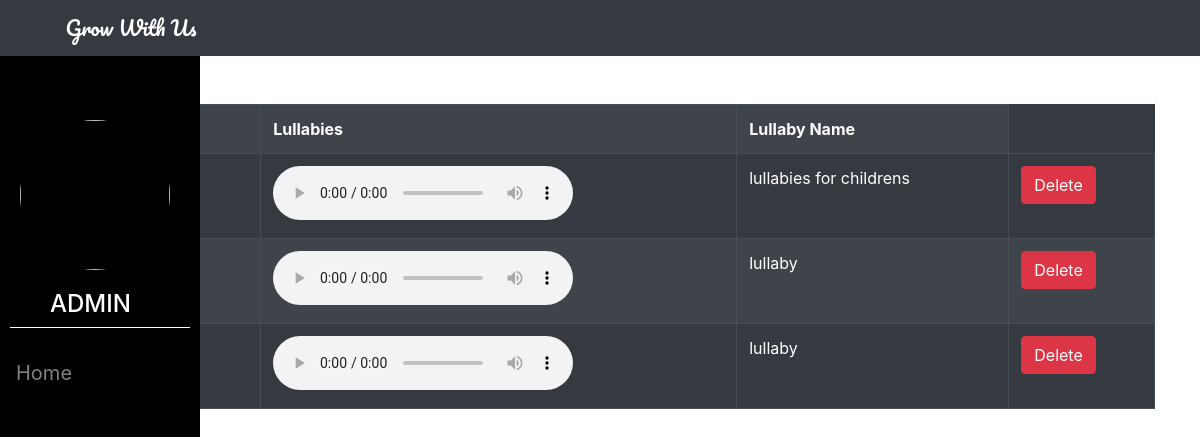
Screenshot of /admin_view_lullabys with the database file from the repository.
### app/models.py (models this page shows)
class lullaby(models.Model):
    age=models.IntegerField(null=True)
    lullaby=models.FileField(upload_to="videos",null=True)
    lullaby_name=models.CharField(max_length=1000,null=True)

### app/views.py (the view)
# urls.py: path('admin_view_lullabys',views.admin_view_lullaby),
def admin_view_lullaby(request):
    l_view=lullaby.objects.all()
    di={'view':l_view}
    return render(request,'admin_view_lullaby.html',di)

### app/templates/admin_view_lullaby.html (shortened to what this page needs)
{% load static %}
{% get_static_prefix as d %}
<!doctype html>
<html lang="en">
  <head>
    <link rel="stylesheet" href="https://stackpath.bootstrapcdn.com/bootstrap/4.3.1/css/bootstrap.min.css">
  </head>
  <body>
    <div class="sidebar">
        <div class="imgs">
          <img src="{{d}}img/user_logo.jpg" alt="" width="150px">
        </div>
        <h4 style="color: white; padding:0px 50px;">ADMIN</h4>
      <div class="but"></div> <br>
      <a href="admin_applys">Home</a>
      </div>
    <nav class="navbar navbar-expand-sm bg-dark">
      <div class="navbar-brand">Grow With Us</div>
    </nav>
<div class="container">
    <form action="" method="post" enctype="multipart/form-data">
        <table class="table table-bordered table-dark table-striped table-hover mt-5">
            <tr>
                <th>Provided Age Is</th>
                <th>Lullabies</th>
                <th>Lullaby Name</th>
            </tr>
            {% for i in view %}
            <tr>
                <td>{{i.age}}</td>
                <td><audio src="{{i.lullaby.url}}" controls></audio></td>
                <td>{{i.lullaby_name}}</td>
                <td><a href="{% url 'lullaby_delete' i.id %}" class="btn btn-danger">Delete</a></td>
            </tr>
            {% endfor %}
        </table>
    </form>
</div>
  </body>
</html>

### app/templates/admin_view_lullaby.html (style rules this page uses)
body { background: url(https://images.pexels.com/photos/4050290/pexels-photo-4050290.jpeg?auto=compress&cs=tinysrgb&w=1260&h=750&dpr=1); background-size: cover; background-attachment: fixed; }
.imgs img { height: 150px; width: 150px; border-radius: 100px; margin-top: 100px; }
.imgs { padding: 20px; }
.sidebar { margin: 0; padding: 0; width: 200px; background-color: black; position: fixed; height: 100%; overflow: auto; }
.sidebar a { padding: 6px 8px 6px 16px; text-decoration: none; font-size: 20px; color: #818181; display: block; text-transform: capitalize; }
.but { margin-left: 10px; width: 180px; height: 1px; background-color: white; }
.navbar-brand { color: white; font-family: 'Pacifico', cursive; }

### rows the page displays
lullaby: lullaby_name "lullabies for childrens"
lullaby: lullaby_name "lullaby"
lullaby: lullaby_name "lullaby"
